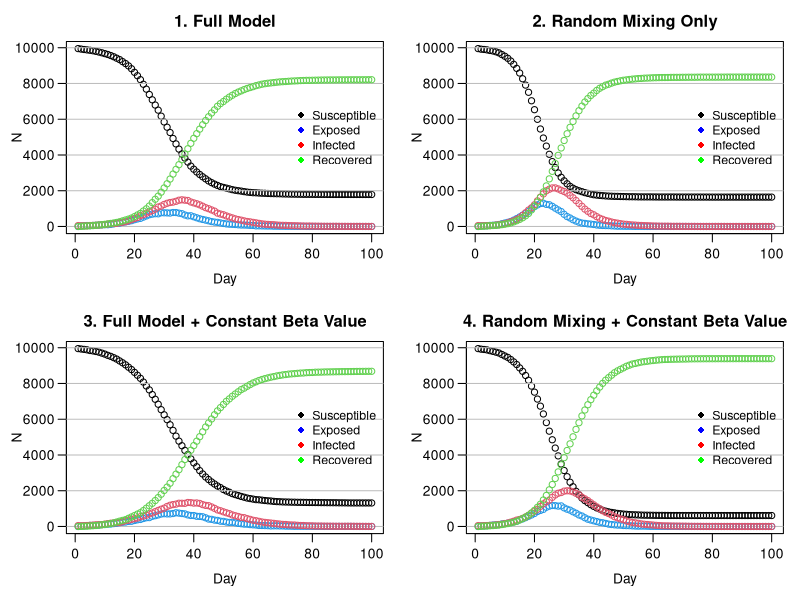

Source code (R):
# Zachary Gavin (s2222962): Wrote get.net, wrote household allocation, created initial nseir function, debugging and commenting
# Shaehroz Khalid (s2869421): All plotting and visualisation, turned household allocation vector to one line, debugging and commenting
# Brandon Causing (s2901457): Completion and performance optimisation of the main nseir simulation function, debugging and commenting
# division of work was close to 1/3 each

################################################################################


## GENERAL DESCRIPTION

# This script implements an agent-based SEIR (Susceptible-Exposed-Infected-Recovered)
# model to simulate the spread of an epidemic in a population of n individuals.
# The model incorporates three modes of transmission: within-household, through a
# pre-defined social network, and via random mixing.
# The script defines functions to generate the population and social network,
# run the SEIR simulation, and plot the results under different scenarios.
# The final section compares four scenarios to analyse the impact of social
# structure and individual heterogeneity (beta) on the epidemic dynamics.




######################################################################
### ------- START OF MODEL SETUP AND POPULATION GENERATION ------- ###
######################################################################

# This section defines the global parameters for the model and generates the
# base population, assigning each of the 'n' individuals to a household.


n <- 10000
people <- 1:n
h_max <- 5
beta <- runif(n, 0, 1)



######################################################################
######## ---------- HOUSEHOLD GENERATION FUNCTION ---------- #########
######################################################################

# generate n hh sizes uniform on {1,2,3,4,5}, make a vector repeating
# the "household number" the size of the hh times, then cut off at length n.

h <- rep(1:n, sample(1:h_max, n, replace = TRUE))[1:n] 


######################################################################
############ ------- NETWORK GENERATION FUNCTION ------- #############
######################################################################

# This function creates the social network connections between individuals
# who are not in the same household.

# beta is the length n vector of sociability parameters, h contains household 
# connections, nc is the average number of network connections someone has.
# get.net initially generates a vector of Bernoullis for each person i, containing
# their connections with people (i+1):n. For each person, this is immediately 
# turned into a list of indices to save computation time, then into a list
# of connection pairs for inversion and removing hh connections.

get.net <- function(beta, h, nc=15) {
  
  n <- length(h)
  b_bar <- sum(beta)/length(beta) 
  conns_init <- vector(mode="list", length=n) # initialising two lists to store connections
  conns <- vector(mode="list", length=n)
  for (i in 1:n) {
    if (i<n){
      b <- rbinom(n-i, 1, nc*beta[i]*beta[(i+1):n]/(b_bar^2*(n-1)) )
      # which(b==1) returns values in 1:n-i, so +i to get indices in (i+1):n
      conns_init[[i]] <- which(b == 1) + i  
    }
  }
  
  # vectorised rep, sapply returns vector. pairs is all unique net connections
  pairs <- cbind(rep(1:n, sapply(conns_init, length)), unlist(conns_init)) 
  
  if (nrow(pairs) > 0) { 
    # keep only rows of pairs where members are not in the same household
    pairs <- pairs[h[pairs[,1]] != h[pairs[,2]], , drop = FALSE] 
    
    if(nrow(pairs) > 0) {
      for (i in 1:nrow(pairs)){
        # add person 1 in pair to connections list of person 2, and vice-versa
        conns[[pairs[i,1]]] <- append(conns[[pairs[i,1]]],  pairs[i,2] )
        conns[[pairs[i,2]]] <- append(conns[[pairs[i,2]]],  pairs[i,1] )
      }
    }
  }
  
  return(conns)
}


######################################################################
############## ------- SEIR SIMULATION FUNCTION ------- ##############
######################################################################

# This function is the core of the model. It simulates the epidemic over 
# nt time steps, tracking the number of individuals in each SEIR compartment.

# beta is sociability vector. h contains a list of what household each person 
# is in. alink is a nested list of the net connections of each person. 
# alpha contains parameters governing the prob. of exposure from each pathway. 
# alpha[1] concerns hh infection, alpha[2] network infections, alpha[3] gen. mixing. 
# delta is daily prob of I->R. gamma is daily prob of E->R. 
# nc is a measure of how much "social interaction" happens in the population
# nt is number of days the simulation runs over, and pinf is prop of population
# initially infected

nseir <- function(beta, h, alink, 
                  alpha=c(0.1, 0.01, 0.01), 
                  delta=.2, 
                  gamma=.4, 
                  nc=15, nt=100, pinf=.005) {
  
  ### --- 1. Set-Up --- ###
  n <- length(beta)
  x <- rep(0,n) # everyone starts off susceptible 
  num_to_infect <- max(1, round(pinf*n))
  x[sample(1:n, num_to_infect)] <- 2 # pick a few people to start off infected
  
  # set up households (who's in each household)
  hh_index_list <- split(1:n, h) 
  
  # for future calculation of mixing probs
  b_bar <- sum(beta)/n
  
  # initialize counts of statuses for day 1
  t <- S <- E <- I <- R <- rep(0, nt)
  t[1] <- 1
  S[1] <- n - num_to_infect
  I[1] <- num_to_infect
  
  ### --- 2. Daily Simulation --- ###
  # each day:
  # -- find who transitions to a different status 
  # -- count how many people are in each status
  for(i in 2:nt) {
    
    # random numbers assigned to each person to compare with transition probs
    u <- runif(n) 
    
    # keep track of infected people
    infected_indices <- which(x == 2)
    n_infected <- length(infected_indices)
    
    ## -- 2a. Infectious to Recovered -- ##
    # transition from infected to recover with probability = delta
    x[x == 2 & u < delta] <- 3
    
    ## -- 2b. Exposed to Infectious -- ##
    # transition from exposed to infected with probability = gamma
    x[x == 1 & u < gamma] <- 2
    
    ## -- 2c. Set-Up of Susceptible to Exposed -- ##
    # find who transitions from susceptible to exposed
    # initialize lists of those exposed through infected people 
    hh_exposed <- net_exposed <- mix_exposed <- integer(0)
    
    # if nobody's infected, nobody can become exposed
    if (n_infected > 0) {
      
      ## -- 2c(i). Household Exposure -- ##
      # find who gets infected from household contacts
      # ** prob of getting infected by a household member = alpha[1]
      # -----
      # count how many people are infected in each household
      hh_infected_counts <- tabulate(h[infected_indices], nbins = max(h))
      # which households have someone infected in them
      infected_hh <- which(hh_infected_counts > 0)
      # prob of infection by at least one infected household member
      if (length(infected_hh) > 0) {
        hh_probs <- 1 - (1-alpha[1])^hh_infected_counts[infected_hh]
        # who transitions to infected in the household
        hh_exposed <- unlist(
          Map(function(hh, prob) { # this applies function to each pair
            hh_members <- hh_index_list[[as.character(hh)]]
            sus <- hh_members[x[hh_members] == 0] 
            sus[u[sus] < prob]
          }, hh = infected_hh, prob = hh_probs), use.names = FALSE
        )
      }
      
      ## -- 2c(ii). Regular Network Exposure -- ##
      # find who gets infected from regular network contacts
      # ** prob of getting infected by regular network contact = alpha[2]
      # -----
      # who is in a regular network with someone infected
      neighbors_of_infected <- unlist(alink[infected_indices], use.names = FALSE)
      if(length(neighbors_of_infected) > 0) {
        # count how many people are infected in each regular network 
        net_infected_counts <- tabulate(neighbors_of_infected, nbins = n)
        # which networks have someone infected in them
        sus_exposed_to_net <- which(net_infected_counts > 0 & x == 0)
        # prob of infection by at least one infected regular network contact
        if (length(sus_exposed_to_net) > 0) {
          net_probs <- 1 - (1-alpha[2])^net_infected_counts[sus_exposed_to_net]
          # who transitions to infected in network
          net_exposed <- sus_exposed_to_net[u[sus_exposed_to_net] < net_probs]
        }
      }
      
      ## -- 2c(iii). Random Mixing Exposure -- ##
      # find who gets infected from random mixing
      # ** prob of infection by random mixing = a[3]*b[i]*b[j]/(b_bar^2*(n-1))
      # ** b[i], b[j] are "sociability" parameters for people i, j
      # -----
      # total number of contacts between all infected people
      total_contacts <- n_infected * nc
      # randomly select who those contacts are
      contacts <- sample(n, total_contacts, replace = TRUE)
      # match infected people to their corresponding contacts
      infected_repeats <- rep(infected_indices, each = nc)
      # for each infected person, replace any contacts that are themselves (rare)
      invalid <- contacts == infected_repeats
      while (any(invalid)) {
        contacts[invalid] <- sample(1:n, sum(invalid), replace = TRUE)
        invalid <- contacts == infected_repeats
      } # implicitly makes prob of selection = nc/(n-1)
      
      # infection probs between infected people and their contacts
      probs <- alpha[3]*beta[infected_repeats]*beta[contacts]/(b_bar^2)
      # safeguard against probabilities > 1, which happens when both
      # -- alpha[3]/b_bar^2 > 1 (when alpha[3] large or beta right-skewed),
      # -- both beta[i], beta[j] close to 1 (highly social)
      if (alpha[3]/b_bar^2 > 1) {
        probs <- pmin(probs, 1)
      }
      # exp^(sum(log(x_i))) computationally faster than prod(x_i)
      log_prob_no_infection <- log1p(-probs)
      sum_log_probs <- tapply(log_prob_no_infection, contacts, sum)
      # prob of infection by at least one infected random contact
      prob_infection <- 1 - exp(sum_log_probs)
      # all together, we have the desired probability
      
      # keep track of who came into contact with those infected
      ids_contacted <- as.integer(names(sum_log_probs))
      # subset to those that are susceptible
      sus_contacted <- ids_contacted[x[ids_contacted] == 0]
      # who transitions to infected from mixing
      if(length(sus_contacted) > 0) {
        # new unifs to ensure independence from network/household processes
        u_mix <- runif(length(sus_contacted), 0, 1) 
        prob_idx <- match(sus_contacted, ids_contacted)
        mix_exposed <- sus_contacted[u_mix < prob_infection[prob_idx]]
      }
      
    }
    
    ## -- 2d. Susceptible to Exposed -- ##
    # gather everyone who transitions from susceptible to exposed
    if (length(hh_exposed) > 0 || length(net_exposed) > 0 || length(mix_exposed) > 0) {
      newly_exposed <- unique(c(hh_exposed, net_exposed, mix_exposed))
      x[newly_exposed] <- 1
    }
    
    ## -- 2e. Daily Counts -- ##
    # keep track of daily counts of statuses
    S[i] <- sum(x == 0)
    E[i] <- sum(x == 1)
    I[i] <- sum(x == 2)
    R[i] <- sum(x == 3)
    t[i] <- i
  }
  
  ### --- 3. Output --- ###
  # each component of list is an SEIR status with corresponding daily counts
  return(list(t = t, S = S, E = E, I = I, R = R))
}


######################################################################
############## ------- PLOTTING HELPER FUNCTION ------- ##############
######################################################################

epi_plot <- function(beta, h, alink, 
                     alpha = c(0.1, 0.01, 0.01),
                     delta = 0.2,
                     gamma = 0.4,
                     nc = 15, nt = 100, pinf = 0.005,
                     title = "SEIR Dynamics") {
  
  epi <- nseir(beta, h, alink, alpha, delta, gamma, nc, nt, pinf)
  
  plot(x = epi$t, y = epi$S, ylim = c(0, max(epi$S)), 
       xlab = "", ylab = "", main = title, las = 1)
  
  grid(nx = NA, ny = NULL, lty = 1, col = "gray", lwd = 1)
  
  title(xlab = "Day", mgp = c(2.2, 0.7, 0)) #Spacing for x axis and title
  title(ylab = "N", mgp = c(2.5, 0.7, 0)) #Spacing for y axis and title
  
  points(epi$E, col = 4); points(epi$I, col = 2); points(epi$R, col = 3)

  legend(x = "right", 
         legend = c("Susceptible", "Exposed",
                    "Infected", "Recovered"),
         col = c("black", "blue",
                  "red", "green"),
         pch = 16,
         inset = 0.005,
         bty = "n",
         cex = 0.9)
}


######################################################################
############# ------- MODEL SCENARIO COMPARISON ------- ##############
######################################################################

par(mfrow = c(2, 2), mar = c(4, 4, 2.5, 1), mgp = c(2.2, 0.7, 0)) #2x2 grid, mar allows good spacing, mgp moves axis

alink <- get.net(beta, h)

#scenario 1: full model with default parameters
epi_plot(beta, h, alink, title = "1. Full Model")


#scenario 2: random mixing only
epi_plot(beta, h, alink, alpha = c(0, 0, 0.04),
         title = "2. Random Mixing Only")

#scenario 3: full model with constant beta value
beta_const <- rep(mean(beta), n)
alink_const_beta <- get.net(beta_const, h)
epi_plot(beta_const, h, alink_const_beta, 
         title = "3. Full Model + Constant Beta Value")

#scenario 4: random mixing with constant beta
epi_plot(beta_const, h, alink_const_beta, alpha = c(0, 0, 0.04),
         title = "4. Random Mixing + Constant Beta Value")

par(mfrow = c(1, 1))


######################################################################
################ ------- DISCUSSION OF PLOTS -------- ################
######################################################################

# When we remove household and network effects, while holding constant the
# total no. of daily contacts, we see the epidemic proceeding noticeably
# faster. This occurs both in the case of non-constant and constant beta.
# In the full model, although the total number of contacts in a day
# is the same as the mixing only model, these contacts will be
# concentrated locally. This introduces the possibility, for instance,
# for household groups to all get infected, at which point there can 
# be no disease spread in this pathway. These types of effects will
# combine to slow the spread when compared to the mixing only model. 
